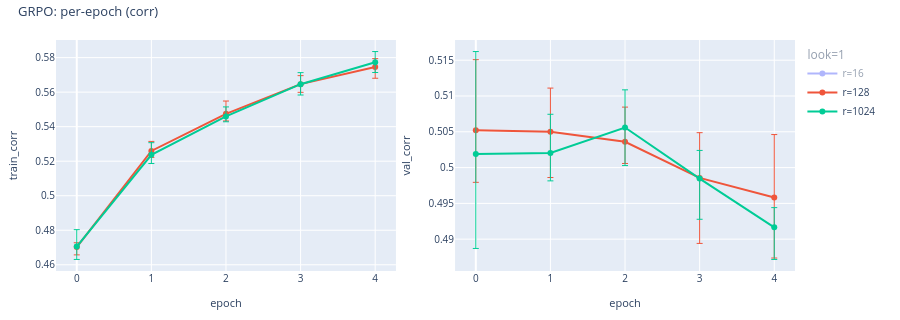
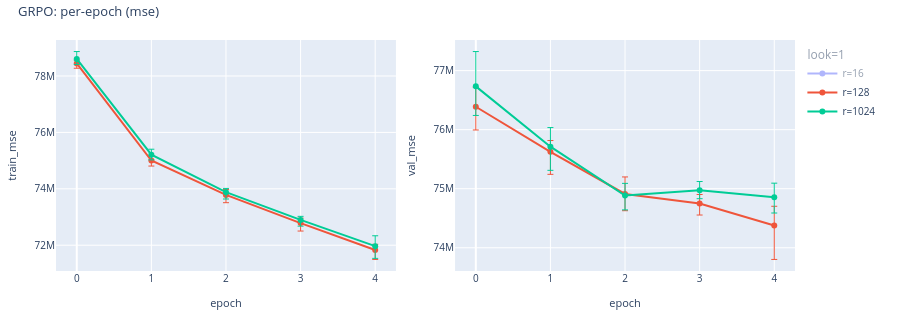
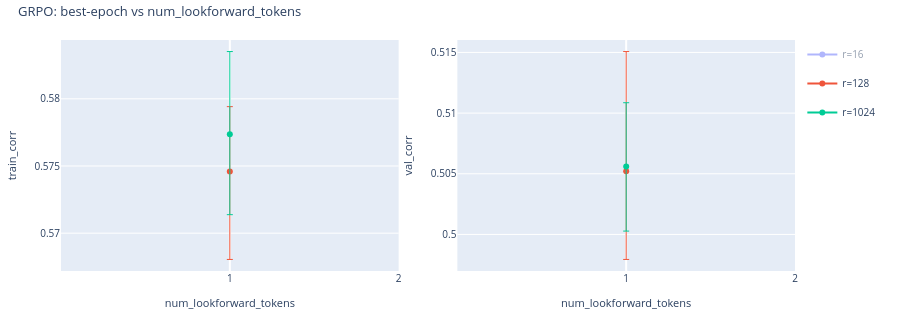

These figures' notebook cell, in order:
### Markdown cell above
## GRPO

### Code cell
grpo = CorpusRegressionAnalysisConfig.from_grpo_sweep(
    artifacts_root=ARTIFACTS, num_samples=NUM_SAMPLES, gaussian_stdev=GAUSSIAN_STDEV,
    label_type=LABEL_TYPE,
)
if grpo is None:
    print("GRPO: no artifacts")
else:
    grpo.describe("GRPO")
    display(
        grpo.plot_vs_epoch(
            "corr",
            title="GRPO: per-epoch (corr)",
            show_seed_bar=True,
            save_path=WRITEUP_ASSETS / "grpo_per_epoch_corr.html",
        )
    )
    display(
        grpo.plot_vs_epoch(
            "mse",
            title="GRPO: per-epoch (mse)",
            show_seed_bar=True,
            save_path=WRITEUP_ASSETS / "grpo_per_epoch_mse.html",
        )
    )
    display(
        grpo.plot_vs_lookforward(
            title="GRPO: best-epoch vs num_lookforward_tokens",
            x_scale="uniform",
            show_seed_bar=True,
            save_path=WRITEUP_ASSETS / "grpo_vs_lookforward.html",
        )
    )

### Figure 1 — Plotly figure (JSON) as saved in the notebook; plotly's stock layout.template omitted (floating-point values rounded to 4 significant figures)
{"data": [{"customdata": [[1, 3], [1, 3], [1, 3], [1, 3], [1, 3]], "error_y": {"array": [0.0074, 0.02145, 0.02497, 0.02463, 0.02594], "arrayminus": [0.009241, 0.01885, 0.02197, 0.02013, 0.02195], "symmetric": false, "thickness": 1, "type": "data", "width": 3}, "hovertemplate": "epoch: %{x}<br>train_corr: %{y}<br>num_lookforward_tokens: %{customdata[0]}<br>n_seeds: %{customdata[1]}<extra>look=1 r=16</extra>", "legendgroup": "look=1", "legendgrouptitle": {"text": "look=1"}, "line": {"color": "#636EFA"}, "marker": {"color": "#636EFA"}, "mode": "lines+markers", "name": "r=16", "showlegend": true, "type": "scatter", "visible": "legendonly", "x": [0, 1, 2, 3, 4], "xaxis": "x", "y": [0.4593, 0.5001, 0.5167, 0.5297, 0.5421], "yaxis": "y"}, {"customdata": [[1, 3], [1, 3], [1, 3], [1, 3], [1, 3]], "error_y": {"array": [0.00251, 0.005525, 0.007418, 0.004925, 0.004823], "arrayminus": [0.004514, 0.003738, 0.004111, 0.004748, 0.006549], "symmetric": false, "thickness": 1, "type": "data", "width": 3}, "hovertemplate": "epoch: %{x}<br>train_corr: %{y}<br>num_lookforward_tokens: %{customdata[0]}<br>n_seeds: %{customdata[1]}<extra>look=1 r=128</extra>", "legendgroup": "look=1", "legendgrouptitle": {"text": "look=1"}, "line": {"color": "#EF553B"}, "marker": {"color": "#EF553B"}, "mode": "lines+markers", "name": "r=128", "showlegend": true, "type": "scatter", "x": [0, 1, 2, 3, 4], "xaxis": "x", "y": [0.4702, 0.5259, 0.5474, 0.5646, 0.5746], "yaxis": "y"}, {"customdata": [[1, 3], [1, 3], [1, 3], [1, 3], [1, 3]], "error_y": {"array": [0.00977, 0.007031, 0.005514, 0.006692, 0.006157], "arrayminus": [0.007487, 0.005044, 0.003093, 0.006263, 0.005982], "symmetric": false, "thickness": 1, "type": "data", "width": 3}, "hovertemplate": "epoch: %{x}<br>train_corr: %{y}<br>num_lookforward_tokens: %{customdata[0]}<br>n_seeds: %{customdata[1]}<extra>look=1 r=1024</extra>", "legendgroup": "look=1", "legendgrouptitle": {"text": "look=1"}, "line": {"color": "#00CC96"}, "marker": {"color": "#00CC96"}, "mode": "lines+markers", "name": "r=1024", "showlegend": true, "type": "scatter", "x": [0, 1, 2, 3, 4], "xaxis": "x", "y": [0.4706, 0.5237, 0.5459, 0.5646, 0.5774], "yaxis": "y"}, {"customdata": [[1, 3], [1, 3], [1, 3], [1, 3], [1, 3]], "error_y": {"array": [0.01921, 0.02507, 0.01201, 0.02183, 0.01237], "arrayminus": [0.0113, 0.01932, 0.01394, 0.01441, 0.00641], "symmetric": false, "thickness": 1, "type": "data", "width": 3}, "hovertemplate": "epoch: %{x}<br>val_corr: %{y}<br>num_lookforward_tokens: %{customdata[0]}<br>n_seeds: %{customdata[1]}<extra>look=1 r=16</extra>", "legendgroup": "look=1", "legendgrouptitle": {"text": "look=1"}, "line": {"color": "#636EFA"}, "marker": {"color": "#636EFA"}, "mode": "lines+markers", "name": "r=16", "showlegend": false, "type": "scatter", "visible": "legendonly", "x": [0, 1, 2, 3, 4], "xaxis": "x2", "y": [0.4844, 0.4853, 0.4883, 0.4809, 0.4831], "yaxis": "y2"}, {"customdata": [[1, 3], [1, 3], [1, 3], [1, 3], [1, 3]], "error_y": {"array": [0.009856, 0.00609, 0.004849, 0.00632, 0.0088], "arrayminus": [0.007278, 0.006404, 0.003026, 0.009146, 0.008444], "symmetric": false, "thickness": 1, "type": "data", "width": 3}, "hovertemplate": "epoch: %{x}<br>val_corr: %{y}<br>num_lookforward_tokens: %{customdata[0]}<br>n_seeds: %{customdata[1]}<extra>look=1 r=128</extra>", "legendgroup": "look=1", "legendgrouptitle": {"text": "look=1"}, "line": {"color": "#EF553B"}, "marker": {"color": "#EF553B"}, "mode": "lines+markers", "name": "r=128", "showlegend": false, "type": "scatter", "x": [0, 1, 2, 3, 4], "xaxis": "x2", "y": [0.5052, 0.505, 0.5036, 0.4986, 0.4958], "yaxis": "y2"}, {"customdata": [[1, 3], [1, 3], [1, 3], [1, 3], [1, 3]], "error_y": {"array": [0.01431, 0.005401, 0.005256, 0.003938, 0.002751], "arrayminus": [0.01319, 0.0039, 0.005323, 0.005679, 0.004488], "symmetric": false, "thickness": 1, "type": "data", "width": 3}, "hovertemplate": "epoch: %{x}<br>val_corr: %{y}<br>num_lookforward_tokens: %{customdata[0]}<br>n_seeds: %{customdata[1]}<extra>look=1 r=1024</extra>", "legendgroup": "look=1", "legendgrouptitle": {"text": "look=1"}, "line": {"color": "#00CC96"}, "marker": {"color": "#00CC96"}, "mode": "lines+markers", "name": "r=1024", "showlegend": false, "type": "scatter", "x": [0, 1, 2, 3, 4], "xaxis": "x2", "y": [0.5019, 0.502, 0.5056, 0.4985, 0.4917], "yaxis": "y2"}], "layout": {"font": {"size": 11}, "height": 320, "legend": {"font": {"size": 10}, "groupclick": "togglegroup", "x": 1.01, "xanchor": "left", "y": 1, "yanchor": "top"}, "margin": {"b": 40, "l": 50, "r": 105, "t": 40}, "title": {"font": {"size": 13}, "text": "GRPO: per-epoch (corr)", "x": 0.02, "xanchor": "left", "y": 0.98, "yanchor": "top"}, "xaxis": {"anchor": "y", "domain": [0, 0.46], "tickfont": {"size": 10}, "title": {"font": {"size": 11}, "text": "epoch"}}, "xaxis2": {"anchor": "y2", "domain": [0.54, 1], "tickfont": {"size": 10}, "title": {"font": {"size": 11}, "text": "epoch"}}, "yaxis": {"anchor": "x", "domain": [0, 1], "tickfont": {"size": 10}, "title": {"font": {"size": 11}, "text": "train_corr"}}, "yaxis2": {"anchor": "x2", "domain": [0, 1], "tickfont": {"size": 10}, "title": {"font": {"size": 11}, "text": "val_corr"}}}}

### Figure 2 — Plotly figure (JSON) as saved in the notebook; plotly's stock layout.template omitted (floating-point values rounded to 4 significant figures)
{"data": [{"customdata": [[1, 3], [1, 3], [1, 3], [1, 3], [1, 3]], "error_y": {"array": [734900.0, 911800.0, 1046000.0, 900200.0, 1124000.0], "arrayminus": [610200.0, 933800.0, 1144000.0, 1017000.0, 1204000.0], "symmetric": false, "thickness": 1, "type": "data", "width": 3}, "hovertemplate": "epoch: %{x}<br>train_mse: %{y}<br>num_lookforward_tokens: %{customdata[0]}<br>n_seeds: %{customdata[1]}<extra>look=1 r=16</extra>", "legendgroup": "look=1", "legendgrouptitle": {"text": "look=1"}, "line": {"color": "#636EFA"}, "marker": {"color": "#636EFA"}, "mode": "lines+markers", "name": "r=16", "showlegend": true, "type": "scatter", "visible": "legendonly", "x": [0, 1, 2, 3, 4], "xaxis": "x", "y": [79430000.0, 76430000.0, 75250000.0, 74420000.0, 73710000.0], "yaxis": "y"}, {"customdata": [[1, 3], [1, 3], [1, 3], [1, 3], [1, 3]], "error_y": {"array": [114900.0, 166900.0, 193500.0, 174800.0, 200600.0], "arrayminus": [171100.0, 196400.0, 275500.0, 282600.0, 336600.0], "symmetric": false, "thickness": 1, "type": "data", "width": 3}, "hovertemplate": "epoch: %{x}<br>train_mse: %{y}<br>num_lookforward_tokens: %{customdata[0]}<br>n_seeds: %{customdata[1]}<extra>look=1 r=128</extra>", "legendgroup": "look=1", "legendgrouptitle": {"text": "look=1"}, "line": {"color": "#EF553B"}, "marker": {"color": "#EF553B"}, "mode": "lines+markers", "name": "r=128", "showlegend": true, "type": "scatter", "x": [0, 1, 2, 3, 4], "xaxis": "x", "y": [78450000.0, 75000000.0, 73780000.0, 72790000.0, 71830000.0], "yaxis": "y"}, {"customdata": [[1, 3], [1, 3], [1, 3], [1, 3], [1, 3]], "error_y": {"array": [262700.0, 195700.0, 132600.0, 126700.0, 367800.0], "arrayminus": [194500.0, 183100.0, 242100.0, 221000.0, 432800.0], "symmetric": false, "thickness": 1, "type": "data", "width": 3}, "hovertemplate": "epoch: %{x}<br>train_mse: %{y}<br>num_lookforward_tokens: %{customdata[0]}<br>n_seeds: %{customdata[1]}<extra>look=1 r=1024</extra>", "legendgroup": "look=1", "legendgrouptitle": {"text": "look=1"}, "line": {"color": "#00CC96"}, "marker": {"color": "#00CC96"}, "mode": "lines+markers", "name": "r=1024", "showlegend": true, "type": "scatter", "x": [0, 1, 2, 3, 4], "xaxis": "x", "y": [78600000.0, 75210000.0, 73880000.0, 72900000.0, 71970000.0], "yaxis": "y"}, {"customdata": [[1, 3], [1, 3], [1, 3], [1, 3], [1, 3]], "error_y": {"array": [985800.0, 943700.0, 166000.0, 990800.0, 457900.0], "arrayminus": [1079000.0, 1084000.0, 204200.0, 1048000.0, 671500.0], "symmetric": false, "thickness": 1, "type": "data", "width": 3}, "hovertemplate": "epoch: %{x}<br>val_mse: %{y}<br>num_lookforward_tokens: %{customdata[0]}<br>n_seeds: %{customdata[1]}<extra>look=1 r=16</extra>", "legendgroup": "look=1", "legendgrouptitle": {"text": "look=1"}, "line": {"color": "#636EFA"}, "marker": {"color": "#636EFA"}, "mode": "lines+markers", "name": "r=16", "showlegend": false, "type": "scatter", "visible": "legendonly", "x": [0, 1, 2, 3, 4], "xaxis": "x2", "y": [77810000.0, 76980000.0, 75950000.0, 76150000.0, 75600000.0], "yaxis": "y2"}, {"customdata": [[1, 3], [1, 3], [1, 3], [1, 3], [1, 3]], "error_y": {"array": [327500.0, 191000.0, 287100.0, 152500.0, 325000.0], "arrayminus": [393500.0, 381400.0, 284600.0, 195000.0, 575700.0], "symmetric": false, "thickness": 1, "type": "data", "width": 3}, "hovertemplate": "epoch: %{x}<br>val_mse: %{y}<br>num_lookforward_tokens: %{customdata[0]}<br>n_seeds: %{customdata[1]}<extra>look=1 r=128</extra>", "legendgroup": "look=1", "legendgrouptitle": {"text": "look=1"}, "line": {"color": "#EF553B"}, "marker": {"color": "#EF553B"}, "mode": "lines+markers", "name": "r=128", "showlegend": false, "type": "scatter", "x": [0, 1, 2, 3, 4], "xaxis": "x2", "y": [76390000.0, 75620000.0, 74910000.0, 74750000.0, 74380000.0], "yaxis": "y2"}, {"customdata": [[1, 3], [1, 3], [1, 3], [1, 3], [1, 3]], "error_y": {"array": [589400.0, 323900.0, 206800.0, 148800.0, 237800.0], "arrayminus": [492600.0, 400300.0, 242300.0, 142500.0, 267500.0], "symmetric": false, "thickness": 1, "type": "data", "width": 3}, "hovertemplate": "epoch: %{x}<br>val_mse: %{y}<br>num_lookforward_tokens: %{customdata[0]}<br>n_seeds: %{customdata[1]}<extra>look=1 r=1024</extra>", "legendgroup": "look=1", "legendgrouptitle": {"text": "look=1"}, "line": {"color": "#00CC96"}, "marker": {"color": "#00CC96"}, "mode": "lines+markers", "name": "r=1024", "showlegend": false, "type": "scatter", "x": [0, 1, 2, 3, 4], "xaxis": "x2", "y": [76730000.0, 75710000.0, 74880000.0, 74970000.0, 74860000.0], "yaxis": "y2"}], "layout": {"font": {"size": 11}, "height": 320, "legend": {"font": {"size": 10}, "groupclick": "togglegroup", "x": 1.01, "xanchor": "left", "y": 1, "yanchor": "top"}, "margin": {"b": 40, "l": 50, "r": 105, "t": 40}, "title": {"font": {"size": 13}, "text": "GRPO: per-epoch (mse)", "x": 0.02, "xanchor": "left", "y": 0.98, "yanchor": "top"}, "xaxis": {"anchor": "y", "domain": [0, 0.46], "tickfont": {"size": 10}, "title": {"font": {"size": 11}, "text": "epoch"}}, "xaxis2": {"anchor": "y2", "domain": [0.54, 1], "tickfont": {"size": 10}, "title": {"font": {"size": 11}, "text": "epoch"}}, "yaxis": {"anchor": "x", "domain": [0, 1], "tickfont": {"size": 10}, "title": {"font": {"size": 11}, "text": "train_mse"}}, "yaxis2": {"anchor": "x2", "domain": [0, 1], "tickfont": {"size": 10}, "title": {"font": {"size": 11}, "text": "val_mse"}}}}

### Figure 3 — Plotly figure (JSON) as saved in the notebook; plotly's stock layout.template omitted (floating-point values rounded to 4 significant figures)
{"data": [{"customdata": [[1, 4, 3, "look=1 r=16"]], "error_y": {"array": [0.02594], "arrayminus": [0.02195], "symmetric": false, "thickness": 1, "type": "data", "width": 3}, "hovertemplate": "num_lookforward_tokens: %{customdata[0]}<br>train_corr: %{y}<br>epoch: %{customdata[1]}<br>n_seeds: %{customdata[2]}<extra>%{customdata[3]}</extra>", "legendgroup": "r=16", "line": {"color": "#636EFA"}, "marker": {"color": "#636EFA"}, "mode": "lines+markers", "name": "r=16", "showlegend": true, "type": "scatter", "visible": "legendonly", "x": [0], "xaxis": "x", "y": [0.5421], "yaxis": "y"}, {"customdata": [[1, 4, 3, "look=1 r=128"]], "error_y": {"array": [0.004823], "arrayminus": [0.006549], "symmetric": false, "thickness": 1, "type": "data", "width": 3}, "hovertemplate": "num_lookforward_tokens: %{customdata[0]}<br>train_corr: %{y}<br>epoch: %{customdata[1]}<br>n_seeds: %{customdata[2]}<extra>%{customdata[3]}</extra>", "legendgroup": "r=128", "line": {"color": "#EF553B"}, "marker": {"color": "#EF553B"}, "mode": "lines+markers", "name": "r=128", "showlegend": true, "type": "scatter", "x": [0], "xaxis": "x", "y": [0.5746], "yaxis": "y"}, {"customdata": [[1, 4, 3, "look=1 r=1024"]], "error_y": {"array": [0.006157], "arrayminus": [0.005982], "symmetric": false, "thickness": 1, "type": "data", "width": 3}, "hovertemplate": "num_lookforward_tokens: %{customdata[0]}<br>train_corr: %{y}<br>epoch: %{customdata[1]}<br>n_seeds: %{customdata[2]}<extra>%{customdata[3]}</extra>", "legendgroup": "r=1024", "line": {"color": "#00CC96"}, "marker": {"color": "#00CC96"}, "mode": "lines+markers", "name": "r=1024", "showlegend": true, "type": "scatter", "x": [0], "xaxis": "x", "y": [0.5774], "yaxis": "y"}, {"customdata": [[1, 2, 3, "look=1 r=16"]], "error_y": {"array": [0.01201], "arrayminus": [0.01394], "symmetric": false, "thickness": 1, "type": "data", "width": 3}, "hovertemplate": "num_lookforward_tokens: %{customdata[0]}<br>val_corr: %{y}<br>epoch: %{customdata[1]}<br>n_seeds: %{customdata[2]}<extra>%{customdata[3]}</extra>", "legendgroup": "r=16", "line": {"color": "#636EFA"}, "marker": {"color": "#636EFA"}, "mode": "lines+markers", "name": "r=16", "showlegend": false, "type": "scatter", "visible": "legendonly", "x": [0], "xaxis": "x2", "y": [0.4883], "yaxis": "y2"}, {"customdata": [[1, 0, 3, "look=1 r=128"]], "error_y": {"array": [0.009856], "arrayminus": [0.007278], "symmetric": false, "thickness": 1, "type": "data", "width": 3}, "hovertemplate": "num_lookforward_tokens: %{customdata[0]}<br>val_corr: %{y}<br>epoch: %{customdata[1]}<br>n_seeds: %{customdata[2]}<extra>%{customdata[3]}</extra>", "legendgroup": "r=128", "line": {"color": "#EF553B"}, "marker": {"color": "#EF553B"}, "mode": "lines+markers", "name": "r=128", "showlegend": false, "type": "scatter", "x": [0], "xaxis": "x2", "y": [0.5052], "yaxis": "y2"}, {"customdata": [[1, 2, 3, "look=1 r=1024"]], "error_y": {"array": [0.005256], "arrayminus": [0.005323], "symmetric": false, "thickness": 1, "type": "data", "width": 3}, "hovertemplate": "num_lookforward_tokens: %{customdata[0]}<br>val_corr: %{y}<br>epoch: %{customdata[1]}<br>n_seeds: %{customdata[2]}<extra>%{customdata[3]}</extra>", "legendgroup": "r=1024", "line": {"color": "#00CC96"}, "marker": {"color": "#00CC96"}, "mode": "lines+markers", "name": "r=1024", "showlegend": false, "type": "scatter", "x": [0], "xaxis": "x2", "y": [0.5056], "yaxis": "y2"}], "layout": {"font": {"size": 11}, "height": 320, "legend": {"font": {"size": 10}, "x": 1.01, "xanchor": "left", "y": 1, "yanchor": "top"}, "margin": {"b": 40, "l": 50, "r": 105, "t": 40}, "title": {"font": {"size": 13}, "text": "GRPO: best-epoch vs num_lookforward_tokens", "x": 0.02, "xanchor": "left", "y": 0.98, "yanchor": "top"}, "xaxis": {"anchor": "y", "domain": [0, 0.46], "tickfont": {"size": 10}, "tickmode": "array", "ticktext": ["1", "2", "3", "4", "5", "6", "7", "8"], "tickvals": [0, 1, 2, 3, 4, 5, 6, 7], "title": {"font": {"size": 11}, "text": "num_lookforward_tokens"}}, "xaxis2": {"anchor": "y2", "domain": [0.54, 1], "tickfont": {"size": 10}, "tickmode": "array", "ticktext": ["1", "2", "3", "4", "5", "6", "7", "8"], "tickvals": [0, 1, 2, 3, 4, 5, 6, 7], "title": {"font": {"size": 11}, "text": "num_lookforward_tokens"}}, "yaxis": {"anchor": "x", "domain": [0, 1], "tickfont": {"size": 10}, "title": {"font": {"size": 11}, "text": "train_corr"}}, "yaxis2": {"anchor": "x2", "domain": [0, 1], "tickfont": {"size": 10}, "title": {"font": {"size": 11}, "text": "val_corr"}}}}
